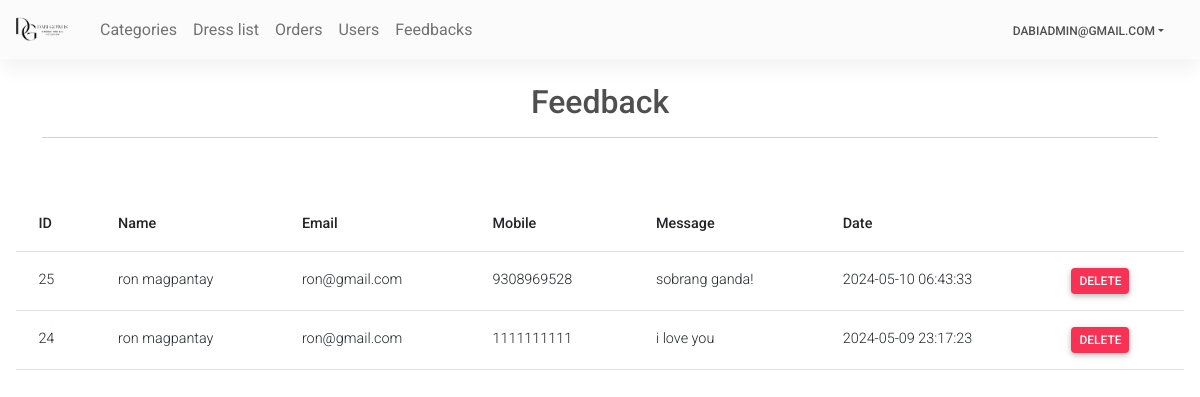
The page /Admin/feedback.php (signed in) on the database its author committed.
### tables this page shows
CREATE TABLE `contact_us` (
  `id` int(11) NOT NULL,
  `name` varchar(70) NOT NULL,
  `email` varchar(70) NOT NULL,
  `mobile` bigint(10) NOT NULL,
  `message` text NOT NULL,
  `date` datetime DEFAULT NULL
);

### Admin/feedback.php (the view, shortened to what this page needs)
<?php
require('topNav.php');
$sql = "select * from contact_us order by id desc";
$res = mysqli_query($con, $sql);
?>
<main>
    <div class="container pt-4">
        <h4 class="fs-2 text-center ">Feedback</h4>
        <hr>
        <br>
    </div>
    <div class="card-body">
        <table class="table">
            <thead>
                <tr>
                    <th>ID</th>
                    <th>Name</th>
                    <th>Email</th>
                    <th>Mobile</th>
                    <th>Message</th>
                    <th>Date</th>
                    <th></th>
                </tr>
            </thead>
            <tbody>
                <?php
        while ($row = mysqli_fetch_assoc($res)) { ?>
                <tr>
                    <td> <?php echo $row['id'] ?> </td>
                    <td> <?php echo $row['name'] ?> </td>
                    <td> <?php echo $row['email'] ?> </td>
                    <td> <?php echo $row['mobile'] ?> </td>
                    <td> <?php echo $row['message'] ?> </td>
                    <td> <?php echo $row['date'] ?> </td>
                    <td> <?php echo "<a class='link-white btn btn-danger px-2 py-1' href='?type=delete&id=" . $row['id'] .
                    "'>Delete</a>"; ?>
                    </td>
                </tr>
                <?php } ?>
            </tbody>
        </table>
    </div>
</main>
</body>
</html>

### rows shown on the page
contact_us: id "25", name "ron magpantay", email "ron@gmail.com", mobile "9308969528", message "sobrang ganda!", date "2024-05-10 06:43:33"
contact_us: id "24", name "ron magpantay", email "ron@gmail.com", mobile "1111111111", message "i love you", date "2024-05-09 23:17:23"

### other values the page prints
$userName "DABIADMIN@GMAIL.COM"
